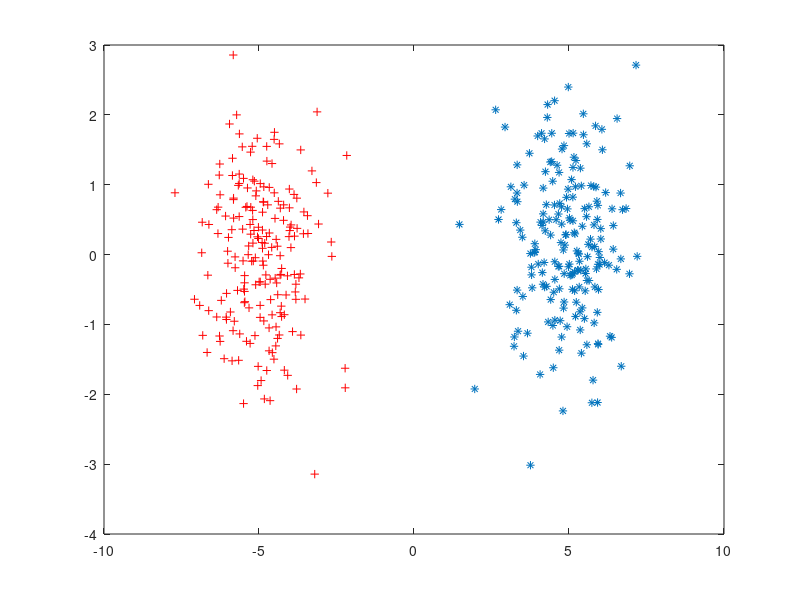

Source code (MATLAB): (Note: this script raises an error after producing the figure.)
%% 2题
clc,clear
mu = [-5 0];
SIGMA = [1 0; 0 1];
r1 = mvnrnd(mu,SIGMA,200);
plot(r1(:,1),r1(:,2),'r+');
hold on;
mu = [5 0];
SIGMA = [ 1 0; 0 1];
r2 = mvnrnd(mu,SIGMA,200);
plot(r2(:,1),r2(:,2),'*');
X=[ones(200,1) r1];
X1=[ones(200,1) r2];
Y=[ones(200,1);ones(200,1).*(-1)];
x=-2:0.01:2;
w_ini=[-1,0,0];
W=Perce([X;X1],Y,10000,w_ini)
hold on;
plot(x,f(x,W(1),W(2),W(3)))
%% 3题
clc,clear
mu = [-2 0];
SIGMA = [1 0; 0 1];
r1 = mvnrnd(mu,SIGMA,200);
plot(r1(:,1),r1(:,2),'r+');
hold on;
mu = [2 0];
SIGMA = [ 1 0; 0 1];
r2 = mvnrnd(mu,SIGMA,200);
plot(r2(:,1),r2(:,2),'*');
X=[ones(200,1) r1];
X1=[ones(200,1) r2];
Y=[ones(200,1);ones(200,1).*(-1)];
x=-2:0.01:2;
w_ini=[0,0,0];
W=Perce([X;X1],Y,10000,w_ini)
hold on;
plot(x,f(x,W(1),W(2),W(3)))
%% 4题
clc,clear
mu = [-1 0];
SIGMA = [1 0; 0 1];
r1 = mvnrnd(mu,SIGMA,200);
plot(r1(:,1),r1(:,2),'r+');
hold on;
mu = [1 0];
SIGMA = [ 1 0; 0 1];
r2 = mvnrnd(mu,SIGMA,200);
plot(r2(:,1),r2(:,2),'*');
X=[ones(200,1) r1];
X1=[ones(200,1) r2];
Y=[ones(200,1);ones(200,1).*(-1)];
x=-2:0.01:2;
w_ini=[-1,0,0];
W=Perce([X;X1],Y,100000,w_ini)
hold on;
plot(x,f(x,W(1),W(2),W(3)))
%%
function y=Perce(X,Y,itea,w_ini)
    w=w_ini;
    t=1;
    while t<itea
        for i=1:size(X,1)
            if sign(w*X(i,:)')~=Y(i)
                w=w+Y(i).*X(i,:);
            end
            t=t+1;
        end
    end
    y=w;
end
function y=f(x,w0,w1,w2)
    y=-w0/w2-w1/w2.*x;
end
